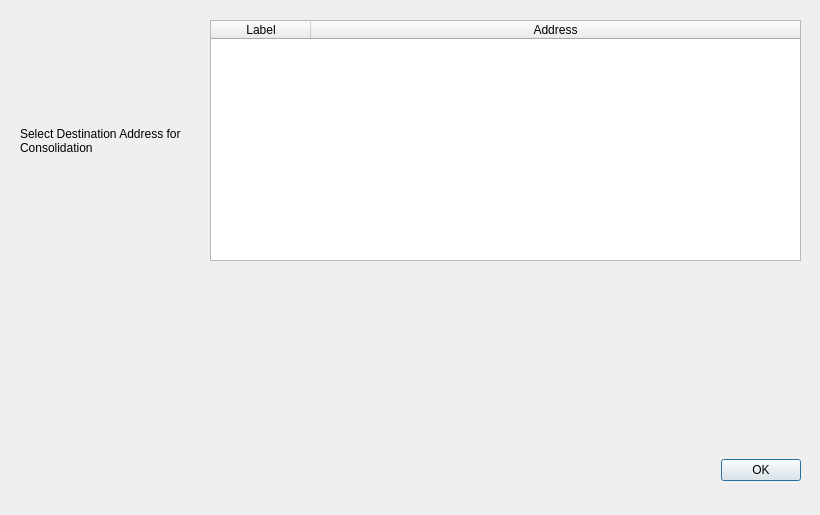
<?xml version="1.0" encoding="UTF-8"?>
<ui version="4.0">
 <class>ConsolidateUnspentDialog</class>
 <widget class="QDialog" name="ConsolidateUnspentDialog">
  <property name="geometry">
   <rect>
    <x>0</x>
    <y>0</y>
    <width>820</width>
    <height>515</height>
   </rect>
  </property>
  <property name="windowTitle">
   <string>Consolidate Unspent Outputs (UTXOs)</string>
  </property>
  <widget class="QDialogButtonBox" name="buttonBox">
   <property name="geometry">
    <rect>
     <x>640</x>
     <y>440</y>
     <width>161</width>
     <height>61</height>
    </rect>
   </property>
   <property name="standardButtons">
    <set>QDialogButtonBox::Ok</set>
   </property>
  </widget>
  <widget class="QLabel" name="addressTableWidgetLabel">
   <property name="geometry">
    <rect>
     <x>20</x>
     <y>30</y>
     <width>171</width>
     <height>221</height>
    </rect>
   </property>
   <property name="text">
    <string>Select Destination Address for Consolidation</string>
   </property>
   <property name="wordWrap">
    <bool>true</bool>
   </property>
  </widget>
  <widget class="QLabel" name="outputLimitWarningLabel">
   <property name="geometry">
    <rect>
     <x>210</x>
     <y>300</y>
     <width>591</width>
     <height>121</height>
    </rect>
   </property>
   <property name="text">
    <string/>
   </property>
   <property name="wordWrap">
    <bool>true</bool>
   </property>
  </widget>
  <widget class="QTableWidget" name="addressTableWidget">
   <property name="geometry">
    <rect>
     <x>210</x>
     <y>20</y>
     <width>591</width>
     <height>241</height>
    </rect>
   </property>
   <property name="horizontalScrollBarPolicy">
    <enum>Qt::ScrollBarAsNeeded</enum>
   </property>
   <property name="sizeAdjustPolicy">
    <enum>QAbstractScrollArea::AdjustToContents</enum>
   </property>
   <property name="editTriggers">
    <set>QAbstractItemView::NoEditTriggers</set>
   </property>
   <property name="alternatingRowColors">
    <bool>true</bool>
   </property>
   <property name="horizontalScrollMode">
    <enum>QAbstractItemView::ScrollPerPixel</enum>
   </property>
   <property name="columnCount">
    <number>2</number>
   </property>
   <attribute name="horizontalHeaderMinimumSectionSize">
    <number>90</number>
   </attribute>
   <attribute name="horizontalHeaderStretchLastSection">
    <bool>true</bool>
   </attribute>
   <attribute name="verticalHeaderVisible">
    <bool>false</bool>
   </attribute>
   <column>
    <property name="text">
     <string>Label</string>
    </property>
   </column>
   <column>
    <property name="text">
     <string>Address</string>
    </property>
   </column>
  </widget>
  <widget class="QLabel" name="outputLimitWarningIconLabel">
   <property name="geometry">
    <rect>
     <x>50</x>
     <y>310</y>
     <width>111</width>
     <height>101</height>
    </rect>
   </property>
   <property name="text">
    <string/>
   </property>
   <property name="pixmap">
    <pixmap resource="../bitcoin.qrc">:/icons/warning</pixmap>
   </property>
   <property name="scaledContents">
    <bool>true</bool>
   </property>
  </widget>
 </widget>
 <resources>
  <include location="../bitcoin.qrc"/>
 </resources>
 <connections/>
</ui>
